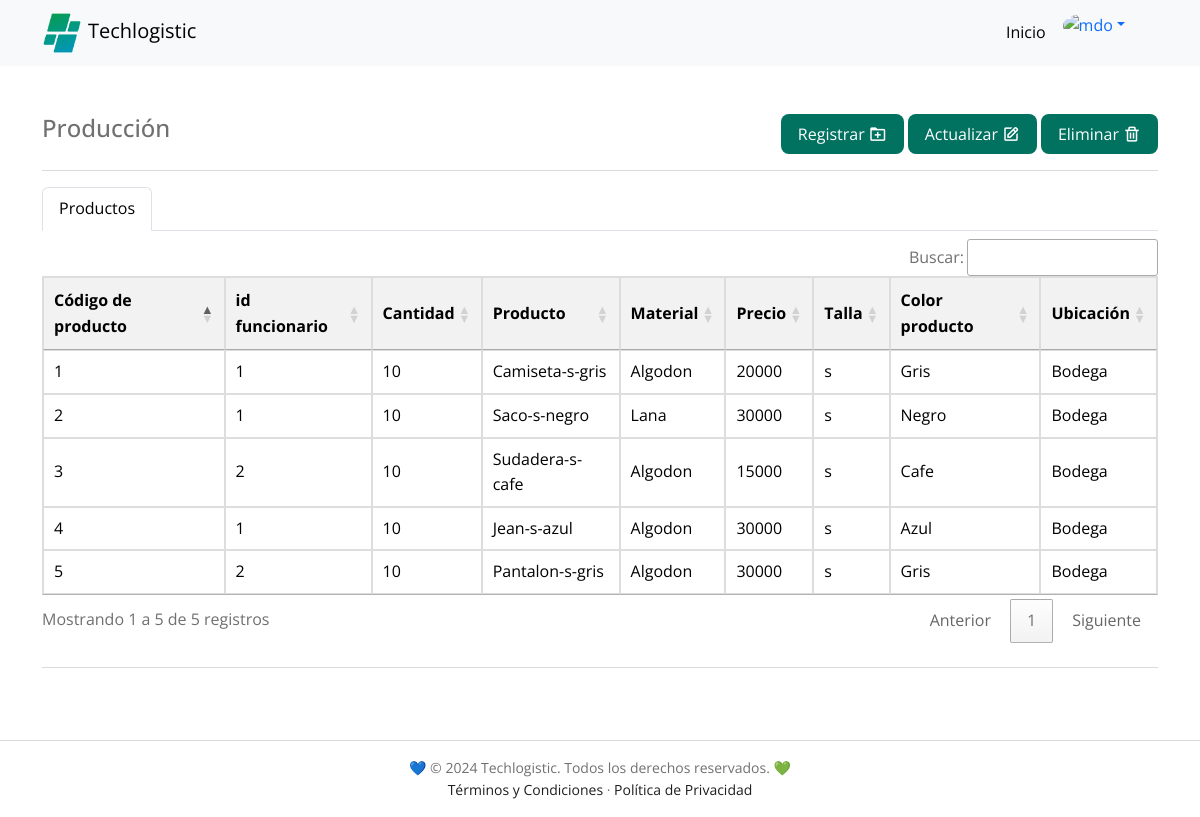
The page /dashboard/produccion/indexproduccion.php (signed in) on the database as committed earlier.
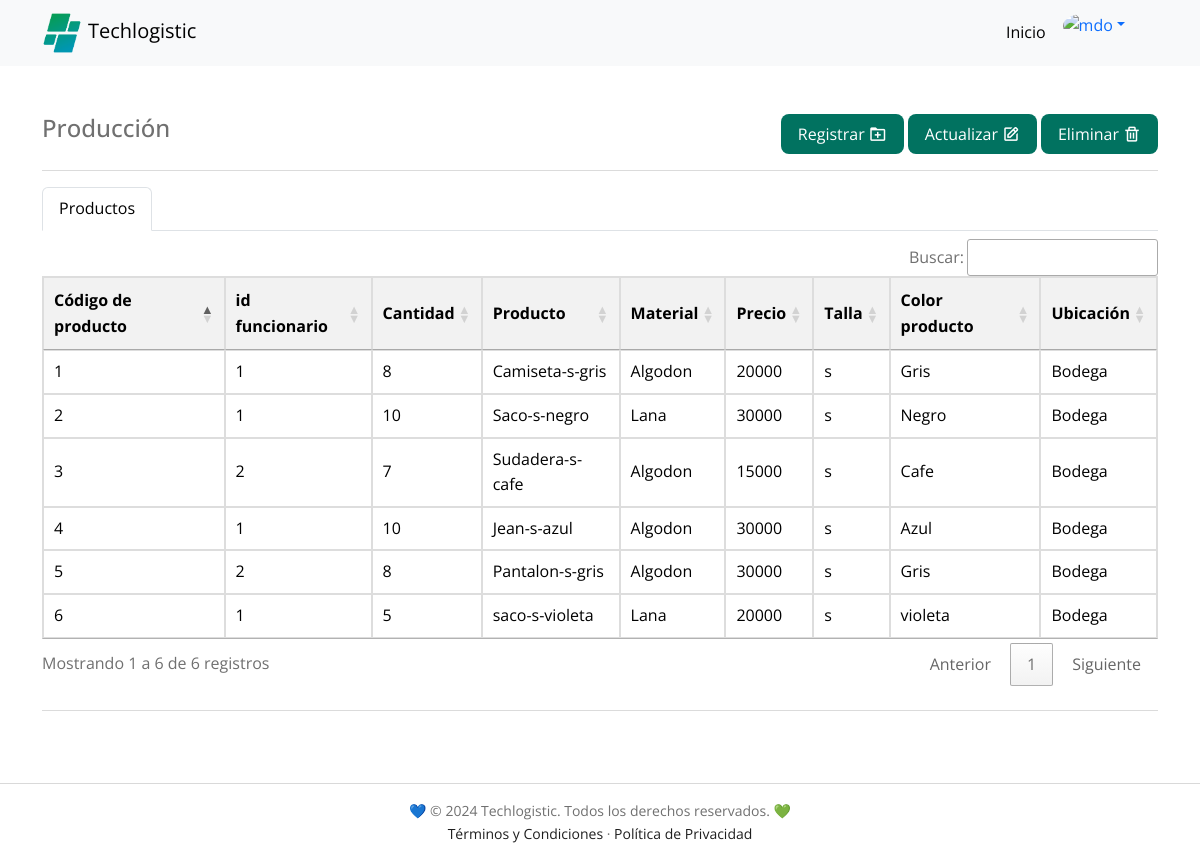
The same page on the database as committed later.
### tables this page shows
CREATE TABLE `producto` (
  `codigo_producto` int NOT NULL AUTO_INCREMENT,
  `id_funcionario` int NOT NULL,
  `cantidad` int NOT NULL,
  `nombre_producto` varchar(60) NOT NULL,
  `material` varchar(60) NOT NULL,
  `precio` float NOT NULL,
  `talla` varchar(50) NOT NULL,
  `color_producto` varchar(20) NOT NULL,
  `ubicacion` varchar(20) NOT NULL,
  PRIMARY KEY (`codigo_producto`),
  KEY `id_funcionario` (`id_funcionario`),
  CONSTRAINT `producto_ibfk_1` FOREIGN KEY (`id_funcionario`) REFERENCES `funcionario` (`id_funcionario`)
);

### dashboard/produccion/indexproduccion.php (the view, shortened to what this page needs)
<?php
include_once "../../PHP/conexion_a_la_DB.php";
$sql = "SELECT codigo_producto, id_funcionario, cantidad, nombre_producto, material, precio, talla, color_producto, ubicacion FROM producto;";
$datos = $conexion->query($sql);
?>
<!DOCTYPE html>
<html lang="es">
<head>
  <link href='https://unpkg.com/boxicons@2.0.7/css/boxicons.min.css' rel='stylesheet'>
  <link href="https://cdn.jsdelivr.net/npm/bootstrap@5.3.0/dist/css/bootstrap.min.css" rel="stylesheet"
>
  <link rel="stylesheet" href="../../HTML/styles/techlogistic.css">
  <link rel="stylesheet" type="text/css" href="https://cdn.datatables.net/1.11.5/css/jquery.dataTables.css">
  <link rel="stylesheet" type="text/css" href="https://cdn.datatables.net/buttons/2.0.1/css/buttons.dataTables.min.css">
</head>
<body>
  <nav class="navbar navbar-expand-lg bg-body-tertiary">
    <div class="container">
      <a href="../../PHP/indexdash.php" class="navbar-brand" title="Techlogistic"><img src="../../images/favicon.png"
          alt="Logo Techlogistic" class="navigation__image">Techlogistic</a>
      <div class="collapse navbar-collapse" id="navbarNavDropdown">
        <ul class="navbar-nav ms-auto me-4 mb-2 mb-lg-0">
          <li class="nav-item">
            <a class="nav-link active" aria-current="page" href="../../PHP/indexdash.php">Inicio</a>
          </li>
          <li class="nav-item dropdown">
            <div class="dropdown" role="group">
              <a class="dropdown-toggle dropdown-toggle-split" data-bs-toggle="dropdown" aria-expanded="false">
                <img src="https://higinnamora.github.io/techlogistic/images/profile/profile.png" alt="mdo"
                  class="rounded-circle" width="38" height="38" />
              </a>
            </div>
          </li>
        </ul>
      </div>
    </div>
  </nav>
  <main class="container my-5 h-100">
    <div class="d-flex flex-column flex-md-row justify-content-between gap-2">
      <h4 class="text-md-start text-left">Producción</h4>
      <div class="actions-table">
        <div class="action-item">
          <a class="button margin-left" aria-current="page" href="./nuevoProducto.php">Registrar<i
              class='bx bx-folder-plus icons-styles'></i></a>
        </div>
        <div class="action-item">
          <a class="button margin-left" aria-current="page" href="./indexproduccionActualizacion.php">Actualizar<i
              class='bx bx-edit icons-styles'></i></a>
        </div>
        <div class="action-item">
          <a class="button margin-left" aria-current="page" href="./indexproduccionEliminar.php">Eliminar<i
              class='bx bx-trash icons-styles'></i></a>
        </div>
      </div>
    </div>
    <hr>
    <ul class="nav nav-tabs mb-2">
      <li class="nav-item">
        <a class="nav-link active" aria-current="page" href="#">Productos</a>
      </li>
    </ul>
    <div class="table-responsive">
      <table id="productos" style="color: black;" class="">
        <thead>
          <tr>
            <th scope="col">Código de producto</th>
            <th scope="col">id funcionario</th>
            <th scope="col">Cantidad</th>
            <th scope="col">Producto</th>
            <th scope="col">Material</th>
            <th scope="col">Precio</th>
            <th scope="col">Talla</th>
            <th scope="col">Color producto</th>
            <th scope="col">Ubicación</th>
          </tr>
        </thead>
        <tbody>
          <?php
          foreach ($datos as $fila) {
            echo "<tr>";
            foreach ($fila as $valor) {
              echo "<td>$valor</td>";
            }
            echo "</tr>";
          }
          ?>
        </tbody>
      </table>
    </div>
    <hr class="my-4" />
  </main>
  <footer>
    <div class="copyright">
      <div class="bd-container">
        <p>💙 © 2024 Techlogistic. Todos los derechos reservados. 💚</p>
        <p><a href="../../HTML/terminos-y-condiciones.html">Términos y Condiciones</a> · <a
            href="../../HTML/politica-de-privacidad.html">Política de Privacidad</a></p>
      </div>
    </div>
  </footer>
</body>
</html>

Rows that differ between the two databases and show on the page:
added producto: codigo_producto "6", id_funcionario "1", cantidad "5", nombre_producto "saco-s-violeta", material "Lana", precio "20000", talla "s", color_producto "violeta", ubicacion "Bodega"
Other text that changed with them:
text written by a page script: "Buscar: Mostrando 1 a 5 de 5 registros Anterior 1 Siguiente" → "Buscar: Mostrando 1 a 6 de 6 registros Anterior 1 Siguiente"
new list line: "8"
new list line: "7"
list line gone: "10"
